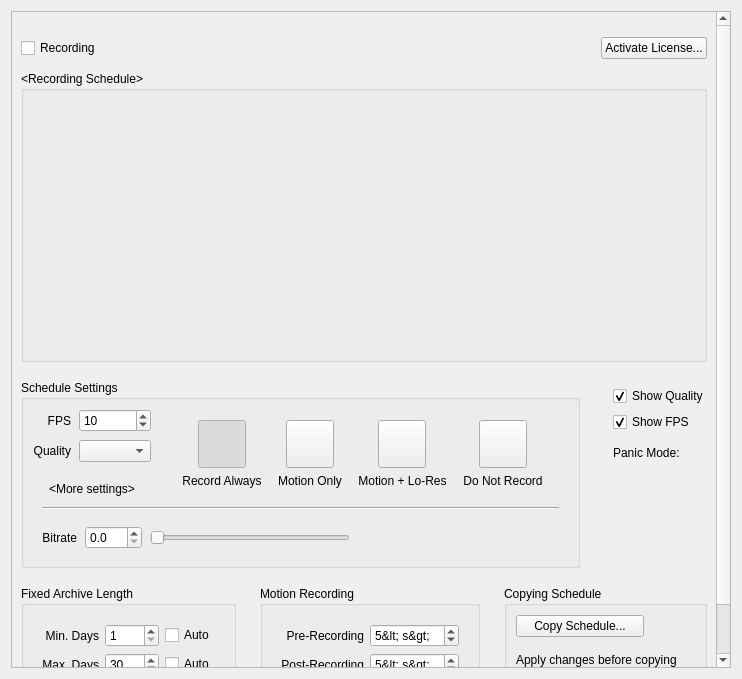
<?xml version="1.0" encoding="UTF-8"?>
<ui version="4.0">
 <class>CameraScheduleWidget</class>
 <widget class="QWidget" name="CameraScheduleWidget">
  <property name="geometry">
   <rect>
    <x>0</x>
    <y>0</y>
    <width>742</width>
    <height>679</height>
   </rect>
  </property>
  <layout class="QVBoxLayout" name="verticalLayout_6">
   <item>
    <widget class="QScrollArea" name="scrollArea">
     <property name="horizontalScrollBarPolicy">
      <enum>Qt::ScrollBarAlwaysOff</enum>
     </property>
     <property name="widgetResizable">
      <bool>true</bool>
     </property>
     <property name="alignment">
      <set>Qt::AlignLeading|Qt::AlignLeft|Qt::AlignTop</set>
     </property>
     <widget class="QWidget" name="scrollAreaWidgetContents">
      <property name="geometry">
       <rect>
        <x>0</x>
        <y>0</y>
        <width>705</width>
        <height>721</height>
       </rect>
      </property>
      <layout class="QVBoxLayout" name="verticalLayout_7" stretch="0,0,0,0,0,0,1">
       <item>
        <spacer name="verticalSpacer_8">
         <property name="orientation">
          <enum>Qt::Vertical</enum>
         </property>
         <property name="sizeType">
          <enum>QSizePolicy::Fixed</enum>
         </property>
         <property name="sizeHint" stdset="0">
          <size>
           <width>20</width>
           <height>16</height>
          </size>
         </property>
        </spacer>
       </item>
       <item>
        <layout class="QHBoxLayout" name="topButtonsLayout">
         <item>
          <widget class="QCheckBox" name="enableRecordingCheckBox">
           <property name="text">
            <string>Recording</string>
           </property>
           <property name="tristate">
            <bool>true</bool>
           </property>
          </widget>
         </item>
         <item>
          <spacer name="horizontalSpacer">
           <property name="orientation">
            <enum>Qt::Horizontal</enum>
           </property>
           <property name="sizeHint" stdset="0">
            <size>
             <width>40</width>
             <height>20</height>
            </size>
           </property>
          </spacer>
         </item>
         <item>
          <widget class="QPushButton" name="licensesButton">
           <property name="text">
            <string>Activate License...</string>
           </property>
          </widget>
         </item>
        </layout>
       </item>
       <item>
        <widget class="QnLicensesUsageWidget" name="licensesUsageWidget" native="true"/>
       </item>
       <item>
        <layout class="QVBoxLayout" name="recordingScheduleLayout">
         <property name="topMargin">
          <number>0</number>
         </property>
         <item>
          <widget class="QGroupBox" name="scheduleGridGroupBox">
           <property name="title">
            <string notr="true">&lt;Recording Schedule&gt;</string>
           </property>
           <property name="flat">
            <bool>true</bool>
           </property>
           <layout class="QVBoxLayout" name="scheduleGridLayout">
            <item>
             <widget class="QnScheduleGridWidget" name="gridWidget" native="true">
              <property name="enabled">
               <bool>true</bool>
              </property>
              <property name="sizePolicy">
               <sizepolicy hsizetype="MinimumExpanding" vsizetype="MinimumExpanding">
                <horstretch>0</horstretch>
                <verstretch>0</verstretch>
               </sizepolicy>
              </property>
              <property name="minimumSize">
               <size>
                <width>0</width>
                <height>250</height>
               </size>
              </property>
             </widget>
            </item>
           </layout>
          </widget>
         </item>
        </layout>
       </item>
       <item>
        <layout class="QHBoxLayout" name="scheduleSettingsLayout" stretch="3,1">
         <property name="spacing">
          <number>24</number>
         </property>
         <property name="topMargin">
          <number>12</number>
         </property>
         <item>
          <widget class="QGroupBox" name="settingsGroupBox">
           <property name="title">
            <string>Schedule Settings</string>
           </property>
           <layout class="QGridLayout" name="gridLayout_4">
            <property name="bottomMargin">
             <number>0</number>
            </property>
            <property name="verticalSpacing">
             <number>0</number>
            </property>
            <item row="0" column="0">
             <layout class="QFormLayout" name="formLayout">
              <property name="fieldGrowthPolicy">
               <enum>QFormLayout::AllNonFixedFieldsGrow</enum>
              </property>
              <property name="labelAlignment">
               <set>Qt::AlignRight|Qt::AlignTrailing|Qt::AlignVCenter</set>
              </property>
              <property name="horizontalSpacing">
               <number>8</number>
              </property>
              <property name="verticalSpacing">
               <number>8</number>
              </property>
              <property name="bottomMargin">
               <number>8</number>
              </property>
              <item row="0" column="0">
               <widget class="QLabel" name="fpsLabel">
                <property name="text">
                 <string>FPS</string>
                </property>
                <property name="alignment">
                 <set>Qt::AlignRight|Qt::AlignTrailing|Qt::AlignVCenter</set>
                </property>
                <property name="buddy">
                 <cstring>fpsSpinBox</cstring>
                </property>
               </widget>
              </item>
              <item row="0" column="1">
               <widget class="QSpinBox" name="fpsSpinBox">
                <property name="minimum">
                 <number>1</number>
                </property>
                <property name="maximum">
                 <number>30</number>
                </property>
                <property name="value">
                 <number>10</number>
                </property>
               </widget>
              </item>
              <item row="1" column="0">
               <widget class="QLabel" name="qualityLabel">
                <property name="text">
                 <string>Quality</string>
                </property>
                <property name="alignment">
                 <set>Qt::AlignRight|Qt::AlignTrailing|Qt::AlignVCenter</set>
                </property>
                <property name="buddy">
                 <cstring>qualityComboBox</cstring>
                </property>
               </widget>
              </item>
              <item row="1" column="1">
               <widget class="QComboBox" name="qualityComboBox">
                <property name="currentIndex">
                 <number>-1</number>
                </property>
               </widget>
              </item>
              <item row="3" column="0" colspan="2">
               <widget class="QPushButton" name="advancedSettingsButton">
                <property name="maximumSize">
                 <size>
                  <width>16777215</width>
                  <height>20</height>
                 </size>
                </property>
                <property name="text">
                 <string notr="true">&lt;More settings&gt;</string>
                </property>
                <property name="flat">
                 <bool>true</bool>
                </property>
               </widget>
              </item>
              <item row="2" column="0" colspan="2">
               <spacer name="verticalSpacer_2">
                <property name="orientation">
                 <enum>Qt::Vertical</enum>
                </property>
                <property name="sizeHint" stdset="0">
                 <size>
                  <width>10</width>
                  <height>1</height>
                 </size>
                </property>
               </spacer>
              </item>
             </layout>
            </item>
            <item row="0" column="1">
             <widget class="QWidget" name="scheduleSettingsButtons" native="true">
              <property name="sizePolicy">
               <sizepolicy hsizetype="MinimumExpanding" vsizetype="Maximum">
                <horstretch>0</horstretch>
                <verstretch>0</verstretch>
               </sizepolicy>
              </property>
              <layout class="QVBoxLayout" name="verticalLayout">
               <property name="topMargin">
                <number>2</number>
               </property>
               <property name="bottomMargin">
                <number>8</number>
               </property>
               <item>
                <layout class="QGridLayout" name="gridLayout" rowstretch="1,0" columnstretch="1,1,1,1">
                 <property name="leftMargin">
                  <number>16</number>
                 </property>
                 <property name="rightMargin">
                  <number>16</number>
                 </property>
                 <property name="horizontalSpacing">
                  <number>16</number>
                 </property>
                 <item row="0" column="0">
                  <layout class="QHBoxLayout" name="horizontalLayout_5">
                   <item>
                    <widget class="QnSelectableButton" name="recordAlwaysButton">
                     <property name="minimumSize">
                      <size>
                       <width>48</width>
                       <height>48</height>
                      </size>
                     </property>
                     <property name="maximumSize">
                      <size>
                       <width>48</width>
                       <height>48</height>
                      </size>
                     </property>
                     <property name="text">
                      <string/>
                     </property>
                     <property name="iconSize">
                      <size>
                       <width>48</width>
                       <height>48</height>
                      </size>
                     </property>
                     <property name="checkable">
                      <bool>true</bool>
                     </property>
                     <property name="checked">
                      <bool>true</bool>
                     </property>
                     <property name="autoExclusive">
                      <bool>true</bool>
                     </property>
                     <property name="popupMode">
                      <enum>QToolButton::DelayedPopup</enum>
                     </property>
                     <property name="autoRaise">
                      <bool>false</bool>
                     </property>
                    </widget>
                   </item>
                  </layout>
                 </item>
                 <item row="0" column="1">
                  <layout class="QHBoxLayout" name="horizontalLayout_6">
                   <item>
                    <widget class="QnSelectableButton" name="recordMotionButton">
                     <property name="minimumSize">
                      <size>
                       <width>48</width>
                       <height>48</height>
                      </size>
                     </property>
                     <property name="maximumSize">
                      <size>
                       <width>48</width>
                       <height>48</height>
                      </size>
                     </property>
                     <property name="text">
                      <string/>
                     </property>
                     <property name="iconSize">
                      <size>
                       <width>48</width>
                       <height>48</height>
                      </size>
                     </property>
                     <property name="checkable">
                      <bool>true</bool>
                     </property>
                     <property name="autoExclusive">
                      <bool>true</bool>
                     </property>
                     <property name="autoRaise">
                      <bool>false</bool>
                     </property>
                    </widget>
                   </item>
                  </layout>
                 </item>
                 <item row="0" column="2">
                  <layout class="QHBoxLayout" name="horizontalLayout_7">
                   <item>
                    <widget class="QnSelectableButton" name="recordMotionPlusLQButton">
                     <property name="minimumSize">
                      <size>
                       <width>48</width>
                       <height>48</height>
                      </size>
                     </property>
                     <property name="maximumSize">
                      <size>
                       <width>48</width>
                       <height>48</height>
                      </size>
                     </property>
                     <property name="text">
                      <string/>
                     </property>
                     <property name="iconSize">
                      <size>
                       <width>48</width>
                       <height>48</height>
                      </size>
                     </property>
                     <property name="checkable">
                      <bool>true</bool>
                     </property>
                     <property name="autoExclusive">
                      <bool>true</bool>
                     </property>
                     <property name="autoRaise">
                      <bool>false</bool>
                     </property>
                    </widget>
                   </item>
                  </layout>
                 </item>
                 <item row="0" column="3">
                  <layout class="QHBoxLayout" name="horizontalLayout_8">
                   <item>
                    <widget class="QnSelectableButton" name="noRecordButton">
                     <property name="minimumSize">
                      <size>
                       <width>48</width>
                       <height>48</height>
                      </size>
                     </property>
                     <property name="maximumSize">
                      <size>
                       <width>48</width>
                       <height>48</height>
                      </size>
                     </property>
                     <property name="text">
                      <string/>
                     </property>
                     <property name="iconSize">
                      <size>
                       <width>48</width>
                       <height>48</height>
                      </size>
                     </property>
                     <property name="checkable">
                      <bool>true</bool>
                     </property>
                     <property name="autoExclusive">
                      <bool>true</bool>
                     </property>
                     <property name="autoRaise">
                      <bool>false</bool>
                     </property>
                    </widget>
                   </item>
                  </layout>
                 </item>
                 <item row="1" column="0">
                  <widget class="QLabel" name="labelAlways">
                   <property name="sizePolicy">
                    <sizepolicy hsizetype="MinimumExpanding" vsizetype="Preferred">
                     <horstretch>0</horstretch>
                     <verstretch>0</verstretch>
                    </sizepolicy>
                   </property>
                   <property name="minimumSize">
                    <size>
                     <width>0</width>
                     <height>0</height>
                    </size>
                   </property>
                   <property name="text">
                    <string>Record Always</string>
                   </property>
                   <property name="textFormat">
                    <enum>Qt::AutoText</enum>
                   </property>
                   <property name="alignment">
                    <set>Qt::AlignCenter</set>
                   </property>
                   <property name="wordWrap">
                    <bool>true</bool>
                   </property>
                   <property name="buddy">
                    <cstring>recordAlwaysButton</cstring>
                   </property>
                  </widget>
                 </item>
                 <item row="1" column="1">
                  <widget class="QLabel" name="labelMotionOnly">
                   <property name="sizePolicy">
                    <sizepolicy hsizetype="MinimumExpanding" vsizetype="Preferred">
                     <horstretch>0</horstretch>
                     <verstretch>0</verstretch>
                    </sizepolicy>
                   </property>
                   <property name="text">
                    <string>Motion Only</string>
                   </property>
                   <property name="alignment">
                    <set>Qt::AlignCenter</set>
                   </property>
                   <property name="wordWrap">
                    <bool>true</bool>
                   </property>
                   <property name="buddy">
                    <cstring>recordMotionButton</cstring>
                   </property>
                  </widget>
                 </item>
                 <item row="1" column="2">
                  <widget class="QLabel" name="labelMotionPlusLQ">
                   <property name="sizePolicy">
                    <sizepolicy hsizetype="MinimumExpanding" vsizetype="Preferred">
                     <horstretch>0</horstretch>
                     <verstretch>0</verstretch>
                    </sizepolicy>
                   </property>
                   <property name="text">
                    <string>Motion + Lo-Res</string>
                   </property>
                   <property name="alignment">
                    <set>Qt::AlignCenter</set>
                   </property>
                   <property name="wordWrap">
                    <bool>true</bool>
                   </property>
                   <property name="buddy">
                    <cstring>recordMotionPlusLQButton</cstring>
                   </property>
                  </widget>
                 </item>
                 <item row="1" column="3">
                  <widget class="QLabel" name="labelNoRecord">
                   <property name="sizePolicy">
                    <sizepolicy hsizetype="MinimumExpanding" vsizetype="Preferred">
                     <horstretch>0</horstretch>
                     <verstretch>0</verstretch>
                    </sizepolicy>
                   </property>
                   <property name="text">
                    <string>Do Not Record</string>
                   </property>
                   <property name="alignment">
                    <set>Qt::AlignCenter</set>
                   </property>
                   <property name="wordWrap">
                    <bool>true</bool>
                   </property>
                   <property name="buddy">
                    <cstring>noRecordButton</cstring>
                   </property>
                  </widget>
                 </item>
                </layout>
               </item>
               <item>
                <spacer name="verticalSpacer">
                 <property name="orientation">
                  <enum>Qt::Vertical</enum>
                 </property>
                 <property name="sizeHint" stdset="0">
                  <size>
                   <width>1</width>
                   <height>1</height>
                  </size>
                 </property>
                </spacer>
               </item>
              </layout>
             </widget>
            </item>
            <item row="1" column="0" colspan="2">
             <widget class="QWidget" name="advancedSettingsWidget" native="true">
              <layout class="QVBoxLayout" name="verticalLayout_4">
               <property name="spacing">
                <number>16</number>
               </property>
               <property name="topMargin">
                <number>0</number>
               </property>
               <property name="bottomMargin">
                <number>16</number>
               </property>
               <item>
                <widget class="Line" name="line">
                 <property name="orientation">
                  <enum>Qt::Horizontal</enum>
                 </property>
                </widget>
               </item>
               <item>
                <layout class="QHBoxLayout" name="horizontalLayout">
                 <property name="spacing">
                  <number>8</number>
                 </property>
                 <item>
                  <widget class="QLabel" name="bitrateLabel">
                   <property name="text">
                    <string>Bitrate</string>
                   </property>
                   <property name="alignment">
                    <set>Qt::AlignRight|Qt::AlignTrailing|Qt::AlignVCenter</set>
                   </property>
                   <property name="buddy">
                    <cstring>bitrateSpinBox</cstring>
                   </property>
                  </widget>
                 </item>
                 <item>
                  <widget class="QDoubleSpinBox" name="bitrateSpinBox">
                   <property name="decimals">
                    <number>1</number>
                   </property>
                   <property name="singleStep">
                    <double>0.100000000000000</double>
                   </property>
                  </widget>
                 </item>
                 <item>
                  <widget class="QSlider" name="bitrateSlider">
                   <property name="maximumSize">
                    <size>
                     <width>200</width>
                     <height>16777215</height>
                    </size>
                   </property>
                   <property name="maximum">
                    <number>1000</number>
                   </property>
                   <property name="singleStep">
                    <number>10</number>
                   </property>
                   <property name="pageStep">
                    <number>100</number>
                   </property>
                   <property name="orientation">
                    <enum>Qt::Horizontal</enum>
                   </property>
                  </widget>
                 </item>
                 <item>
                  <spacer name="horizontalSpacer_2">
                   <property name="orientation">
                    <enum>Qt::Horizontal</enum>
                   </property>
                   <property name="sizeHint" stdset="0">
                    <size>
                     <width>40</width>
                     <height>20</height>
                    </size>
                   </property>
                  </spacer>
                 </item>
                </layout>
               </item>
              </layout>
             </widget>
            </item>
           </layout>
          </widget>
         </item>
         <item>
          <widget class="QWidget" name="widget" native="true">
           <property name="minimumSize">
            <size>
             <width>100</width>
             <height>100</height>
            </size>
           </property>
           <layout class="QFormLayout" name="formLayout_2">
            <property name="topMargin">
             <number>6</number>
            </property>
            <item row="0" column="0">
             <widget class="QCheckBox" name="displayQualityCheckBox">
              <property name="text">
               <string>Show Quality</string>
              </property>
              <property name="checked">
               <bool>true</bool>
              </property>
             </widget>
            </item>
            <item row="1" column="0">
             <widget class="QCheckBox" name="displayFpsCheckBox">
              <property name="text">
               <string>Show FPS</string>
              </property>
              <property name="checked">
               <bool>true</bool>
              </property>
             </widget>
            </item>
            <item row="2" column="0" colspan="2">
             <layout class="QHBoxLayout" name="horizontalLayout_13" stretch="0,1">
              <property name="spacing">
               <number>2</number>
              </property>
              <property name="topMargin">
               <number>8</number>
              </property>
              <item>
               <widget class="QLabel" name="panicModeTitleLabel">
                <property name="text">
                 <string>Panic Mode:</string>
                </property>
               </widget>
              </item>
              <item>
               <widget class="QLabel" name="panicModeLabel"/>
              </item>
             </layout>
            </item>
            <item row="3" column="0" colspan="2">
             <spacer name="verticalSpacer_3">
              <property name="orientation">
               <enum>Qt::Vertical</enum>
              </property>
              <property name="sizeHint" stdset="0">
               <size>
                <width>40</width>
                <height>20</height>
               </size>
              </property>
             </spacer>
            </item>
           </layout>
          </widget>
         </item>
        </layout>
       </item>
       <item>
        <layout class="QHBoxLayout" name="bottomParametersLayout" stretch="1,1,1">
         <property name="spacing">
          <number>24</number>
         </property>
         <property name="topMargin">
          <number>12</number>
         </property>
         <property name="bottomMargin">
          <number>0</number>
         </property>
         <item>
          <widget class="QGroupBox" name="archiveGroupBox">
           <property name="title">
            <string>Fixed Archive Length</string>
           </property>
           <property name="flat">
            <bool>true</bool>
           </property>
           <layout class="QVBoxLayout" name="verticalLayout_2">
            <property name="spacing">
             <number>16</number>
            </property>
            <item>
             <widget class="QWidget" name="widget_2" native="true">
              <property name="sizePolicy">
               <sizepolicy hsizetype="Maximum" vsizetype="Maximum">
                <horstretch>0</horstretch>
                <verstretch>0</verstretch>
               </sizepolicy>
              </property>
              <layout class="QGridLayout" name="gridLayout_3">
               <item row="0" column="0">
                <widget class="QLabel" name="label_7">
                 <property name="text">
                  <string>Min. Days</string>
                 </property>
                 <property name="alignment">
                  <set>Qt::AlignRight|Qt::AlignTrailing|Qt::AlignVCenter</set>
                 </property>
                 <property name="buddy">
                  <cstring>spinBoxMinDays</cstring>
                 </property>
                </widget>
               </item>
               <item row="0" column="1">
                <widget class="QSpinBox" name="spinBoxMinDays">
                 <property name="minimum">
                  <number>1</number>
                 </property>
                 <property name="maximum">
                  <number>1000</number>
                 </property>
                </widget>
               </item>
               <item row="0" column="2">
                <widget class="QCheckBox" name="checkBoxMinArchive">
                 <property name="sizePolicy">
                  <sizepolicy hsizetype="Preferred" vsizetype="Fixed">
                   <horstretch>0</horstretch>
                   <verstretch>0</verstretch>
                  </sizepolicy>
                 </property>
                 <property name="text">
                  <string>Auto</string>
                 </property>
                </widget>
               </item>
               <item row="1" column="0">
                <widget class="QLabel" name="label_6">
                 <property name="text">
                  <string>Max. Days</string>
                 </property>
                 <property name="alignment">
                  <set>Qt::AlignRight|Qt::AlignTrailing|Qt::AlignVCenter</set>
                 </property>
                 <property name="buddy">
                  <cstring>spinBoxMaxDays</cstring>
                 </property>
                </widget>
               </item>
               <item row="1" column="1">
                <widget class="QSpinBox" name="spinBoxMaxDays">
                 <property name="minimum">
                  <number>1</number>
                 </property>
                 <property name="maximum">
                  <number>9999</number>
                 </property>
                 <property name="value">
                  <number>30</number>
                 </property>
                </widget>
               </item>
               <item row="1" column="2">
                <widget class="QCheckBox" name="checkBoxMaxArchive">
                 <property name="sizePolicy">
                  <sizepolicy hsizetype="Preferred" vsizetype="Fixed">
                   <horstretch>0</horstretch>
                   <verstretch>0</verstretch>
                  </sizepolicy>
                 </property>
                 <property name="text">
                  <string>Auto</string>
                 </property>
                </widget>
               </item>
              </layout>
             </widget>
            </item>
            <item>
             <spacer name="verticalSpacer_6">
              <property name="orientation">
               <enum>Qt::Vertical</enum>
              </property>
              <property name="sizeHint" stdset="0">
               <size>
                <width>0</width>
                <height>0</height>
               </size>
              </property>
             </spacer>
            </item>
           </layout>
          </widget>
         </item>
         <item>
          <widget class="QGroupBox" name="motionGroupBox">
           <property name="title">
            <string>Motion Recording</string>
           </property>
           <property name="flat">
            <bool>true</bool>
           </property>
           <layout class="QVBoxLayout" name="verticalLayout_3">
            <item>
             <widget class="QWidget" name="widget_3" native="true">
              <property name="sizePolicy">
               <sizepolicy hsizetype="Maximum" vsizetype="Maximum">
                <horstretch>0</horstretch>
                <verstretch>0</verstretch>
               </sizepolicy>
              </property>
              <layout class="QGridLayout" name="gridLayout_2">
               <item row="0" column="0">
                <widget class="QLabel" name="label_9">
                 <property name="text">
                  <string>Pre-Recording</string>
                 </property>
                 <property name="alignment">
                  <set>Qt::AlignRight|Qt::AlignTrailing|Qt::AlignVCenter</set>
                 </property>
                 <property name="buddy">
                  <cstring>recordBeforeSpinBox</cstring>
                 </property>
                </widget>
               </item>
               <item row="0" column="1">
                <widget class="QSpinBox" name="recordBeforeSpinBox">
                 <property name="suffix">
                  <string notr="true" extracomment="Short for &quot;seconds&quot;">&lt; s&gt;</string>
                 </property>
                 <property name="minimum">
                  <number>3</number>
                 </property>
                 <property name="maximum">
                  <number>20</number>
                 </property>
                 <property name="value">
                  <number>5</number>
                 </property>
                </widget>
               </item>
               <item row="1" column="0">
                <widget class="QLabel" name="label_10">
                 <property name="text">
                  <string>Post-Recording</string>
                 </property>
                 <property name="alignment">
                  <set>Qt::AlignRight|Qt::AlignTrailing|Qt::AlignVCenter</set>
                 </property>
                 <property name="buddy">
                  <cstring>recordAfterSpinBox</cstring>
                 </property>
                </widget>
               </item>
               <item row="1" column="1">
                <widget class="QSpinBox" name="recordAfterSpinBox">
                 <property name="suffix">
                  <string notr="true" extracomment="Short for &quot;seconds&quot;">&lt; s&gt;</string>
                 </property>
                 <property name="minimum">
                  <number>3</number>
                 </property>
                 <property name="maximum">
                  <number>20</number>
                 </property>
                 <property name="value">
                  <number>5</number>
                 </property>
                </widget>
               </item>
              </layout>
             </widget>
            </item>
            <item>
             <spacer name="verticalSpacer_5">
              <property name="orientation">
               <enum>Qt::Vertical</enum>
              </property>
              <property name="sizeHint" stdset="0">
               <size>
                <width>0</width>
                <height>0</height>
               </size>
              </property>
             </spacer>
            </item>
           </layout>
          </widget>
         </item>
         <item>
          <widget class="QGroupBox" name="copyScheduleGroupBox">
           <property name="title">
            <string>Copying Schedule</string>
           </property>
           <property name="flat">
            <bool>true</bool>
           </property>
           <layout class="QVBoxLayout" name="verticalLayout_5" stretch="0,0,1">
            <property name="spacing">
             <number>16</number>
            </property>
            <item>
             <widget class="QPushButton" name="exportScheduleButton">
              <property name="sizePolicy">
               <sizepolicy hsizetype="Fixed" vsizetype="Fixed">
                <horstretch>0</horstretch>
                <verstretch>0</verstretch>
               </sizepolicy>
              </property>
              <property name="minimumSize">
               <size>
                <width>128</width>
                <height>0</height>
               </size>
              </property>
              <property name="text">
               <string>Copy Schedule...</string>
              </property>
             </widget>
            </item>
            <item>
             <widget class="QLabel" name="exportWarningLabel">
              <property name="text">
               <string>Apply changes before copying schedule.</string>
              </property>
              <property name="wordWrap">
               <bool>true</bool>
              </property>
             </widget>
            </item>
            <item>
             <spacer name="verticalSpacer_4">
              <property name="orientation">
               <enum>Qt::Vertical</enum>
              </property>
              <property name="sizeHint" stdset="0">
               <size>
                <width>0</width>
                <height>0</height>
               </size>
              </property>
             </spacer>
            </item>
           </layout>
          </widget>
         </item>
        </layout>
       </item>
       <item>
        <spacer name="verticalSpacer_7">
         <property name="orientation">
          <enum>Qt::Vertical</enum>
         </property>
         <property name="sizeType">
          <enum>QSizePolicy::MinimumExpanding</enum>
         </property>
         <property name="sizeHint" stdset="0">
          <size>
           <width>20</width>
           <height>16</height>
          </size>
         </property>
        </spacer>
       </item>
      </layout>
     </widget>
    </widget>
   </item>
  </layout>
 </widget>
 <customwidgets>
  <customwidget>
   <class>QnScheduleGridWidget</class>
   <extends>QWidget</extends>
   <header location="global">ui/widgets/properties/schedule_grid_widget.h</header>
   <container>1</container>
  </customwidget>
  <customwidget>
   <class>QnSelectableButton</class>
   <extends>QToolButton</extends>
   <header location="global">ui/widgets/common/selectable_button.h</header>
  </customwidget>
  <customwidget>
   <class>QnLicensesUsageWidget</class>
   <extends>QWidget</extends>
   <header location="global">ui/widgets/licensing/licenses_usage_widget.h</header>
   <container>1</container>
  </customwidget>
 </customwidgets>
 <tabstops>
  <tabstop>enableRecordingCheckBox</tabstop>
  <tabstop>licensesButton</tabstop>
  <tabstop>fpsSpinBox</tabstop>
  <tabstop>qualityComboBox</tabstop>
  <tabstop>recordAlwaysButton</tabstop>
  <tabstop>recordMotionButton</tabstop>
  <tabstop>recordMotionPlusLQButton</tabstop>
  <tabstop>noRecordButton</tabstop>
  <tabstop>displayQualityCheckBox</tabstop>
  <tabstop>displayFpsCheckBox</tabstop>
  <tabstop>spinBoxMinDays</tabstop>
  <tabstop>checkBoxMinArchive</tabstop>
  <tabstop>spinBoxMaxDays</tabstop>
  <tabstop>checkBoxMaxArchive</tabstop>
  <tabstop>recordBeforeSpinBox</tabstop>
  <tabstop>recordAfterSpinBox</tabstop>
 </tabstops>
 <resources/>
 <connections/>
 <slots>
  <slot>doNotChangeStateChanged(int)</slot>
 </slots>
</ui>
